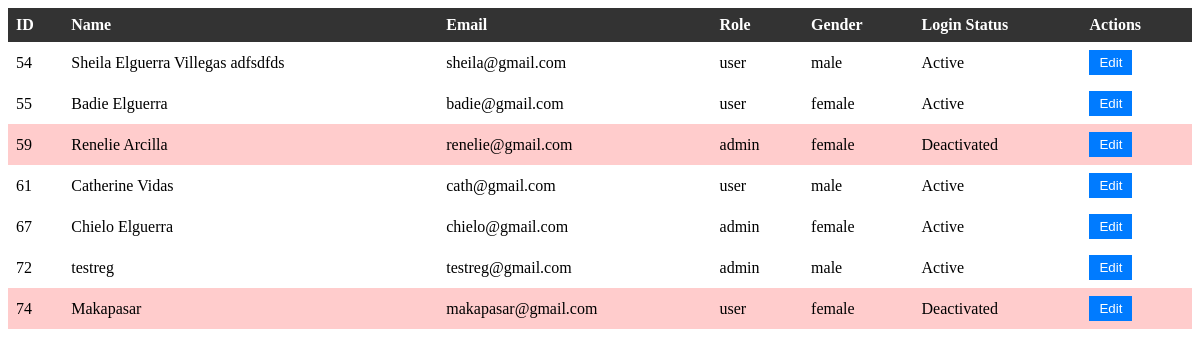
/Admin/members.php, run on the app's committed database.
### tables this page shows
CREATE TABLE `users` (
  `ID` int(11) NOT NULL,
  `name` varchar(255) NOT NULL,
  `email` varchar(255) NOT NULL,
  `password` varchar(255) NOT NULL,
  `role` enum('admin','user','others') NOT NULL,
  `gender` enum('male','female','others') NOT NULL,
  `login_status` tinyint(1) NOT NULL DEFAULT 0
);

### public/Admin/members.php (the view, shortened to what this page needs)
<?php
$servername = "localhost";
$username = "root";
$password = "";
$dbname = "sd_208";
$conn = new mysqli($servername, $username, $password, $dbname);
$sql = "SELECT ID, name, email, role, gender, login_status FROM users";
$result = $conn->query($sql);
$html = '<table id="userTable" class="table table-bordered table-striped">
            <thead class="thead-dark">
                <tr>
                    <th style="background-color: #333; color: white;">ID</th>
                    <th style="background-color: #333; color: white;">Name</th>
                    <th style="background-color: #333; color: white;">Email</th>
                    <th style="background-color: #333; color: white;">Role</th>
                    <th style="background-color: #333; color: white;">Gender</th>
                    <th style="background-color: #333; color: white;">Login Status</th>
                    <th style="background-color: #333; color: white;">Actions</th>
                </tr>
            </thead>
            <tbody>';
if ($result->num_rows > 0) {
    while ($row = $result->fetch_assoc()) {
        $html .= '<tr';
        if ($row["login_status"] == 0) {
            $html .= ' class="deactivated"';
        }
        $html .= '>';
        $html .= '<td>' . $row["ID"] . '</td>';
        $html .= '<td>' . $row["name"] . '</td>';
        $html .= '<td>' . $row["email"] . '</td>';
        $html .= '<td>' . $row["role"] . '</td>';
        $html .= '<td>' . $row["gender"] . '</td>';
        $html .= '<td>' . ($row["login_status"] == 1 ? "Active" : "Deactivated") . '</td>';
        $html .= '<td>';
        $html .= '<button class="btn btn-primary btn-sm" data-bs-toggle="modal" data-bs-target="#editModal" data-user-id="' .$row["ID"] . '" data-user-name="' . $row["name"] . '" data-user-email="' . $row["email"] . '">Edit</button>';
        $html .= '</td>';
        $html .= '</tr>';
    }
} else {
    $html .= '<tr><td colspan="7">No records found</td></tr>';
}
$html .= '</tbody></table>';
echo $html;
?>
<!DOCTYPE html>
<html lang="en">
<head>
    <link rel="stylesheet" href="members.css">
</head>
<body

### public/Admin/members.css (style rules this page uses)
table { width: 100%; border-collapse: collapse; }
th, td { padding: 8px; text-align: left; }
th { background-color: #333; color: white; }
tr.deactivated { background-color: #ffcccc; }
.btn { padding: 5px 10px; border: none; cursor: pointer; }
.btn-primary { background-color: #007bff; color: white; }

### data on the page
users: ID "54", name "Sheila Elguerra Villegas adfsdfds", email "sheila@gmail.com", role "user", gender "male", login_status "Active"
users: ID "55", name "Badie Elguerra", email "badie@gmail.com", role "user", gender "female", login_status "Active"
users: ID "59", name "Renelie Arcilla", email "renelie@gmail.com", role "admin", gender "female", login_status "Deactivated"
users: ID "61", name "Catherine Vidas", email "cath@gmail.com", role "user", gender "male", login_status "Active"
users: ID "67", name "Chielo Elguerra", email "chielo@gmail.com", role "admin", gender "female", login_status "Active"
users: ID "72", name "testreg", email "testreg@gmail.com", role "admin", gender "male", login_status "Active"
users: ID "74", name "Makapasar", email "makapasar@gmail.com", role "user", gender "female", login_status "Deactivated"
